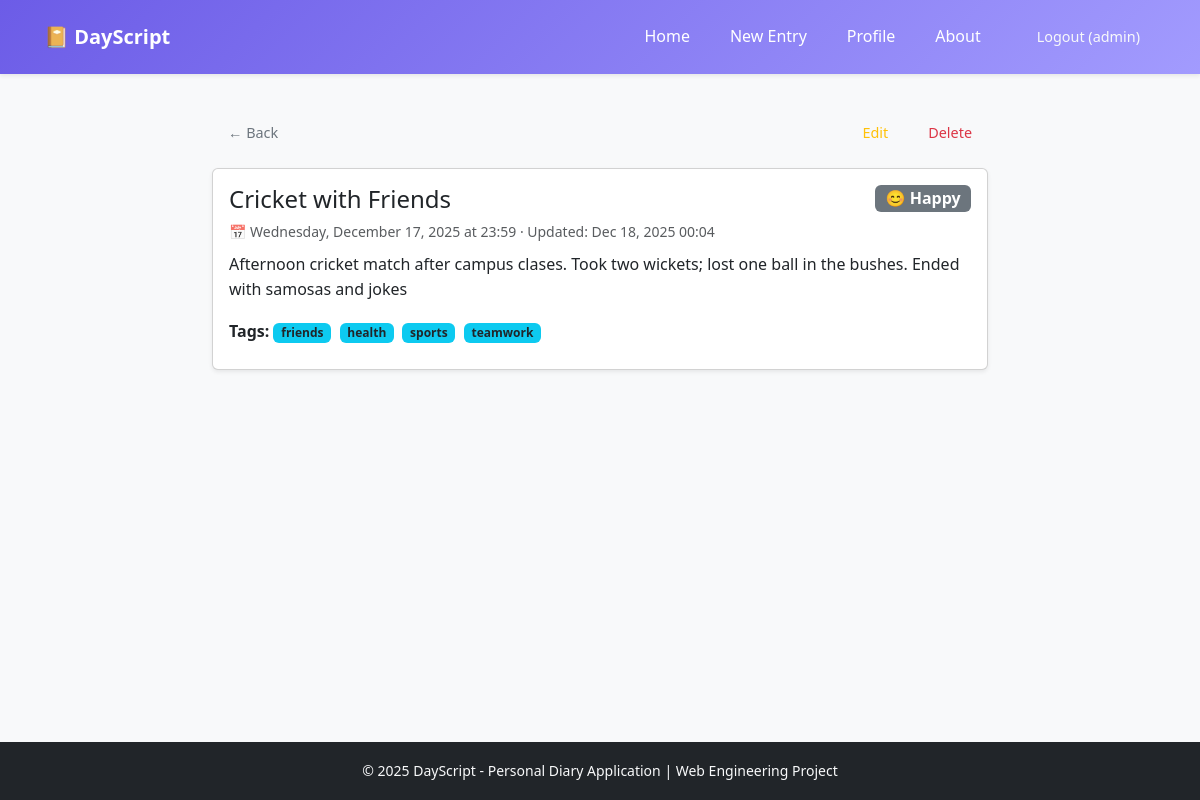
/entry/4/ (signed in), run on the app's committed database.
### diary/models.py (models this page shows, shortened)
class DiaryEntry(models. Model):
    MOOD_CHOICES = [
        ('happy', '😊 Happy'),
        ('sad', '😢 Sad'),
        ('neutral', '😐 Neutral'),
        ('excited', '🎉 Excited'),
        ('anxious', '😰 Anxious'),
        ('grateful', '🙏 Grateful'),
        ('angry', '😠 Angry'),
        ('peaceful', '😌 Peaceful'),
    ]
    user = models.ForeignKey(
        User,
        on_delete=models.CASCADE,
        related_name='diary_entries'
    )
    title = models.CharField(max_length=200)
    content = models.TextField()
    mood = models.CharField(
        max_length=20,
        choices=MOOD_CHOICES,
        default='neutral'
    )
    tags = models.ManyToManyField(
        Tag,
        blank=True,
        related_name='entries'
    )
    created_at = models.DateTimeField(default=timezone.now)
    updated_at = models.DateTimeField(auto_now=True)
    class Meta:
        ordering = ['-created_at']
        verbose_name = 'Diary Entry'
        verbose_name_plural = 'Diary Entries'

class Tag(models.Model):
    name = models.CharField(max_length=50, unique=True)
    created_at = models. DateTimeField(auto_now_add=True)
    class Meta:
        ordering = ['name']
        verbose_name = 'Tag'
        verbose_name_plural = 'Tags'

### diary/views.py (the view)
# urls.py: path('entry/<int:pk>/', views.EntryDetailView.as_view(), name='entry_detail'),
class EntryDetailView(LoginRequiredMixin, UserPassesTestMixin, DetailView):
    model = DiaryEntry
    template_name = 'diary/entry_detail.html'
    context_object_name = 'entry'
    def test_func(self):
        entry = self.get_object()
        return self.request.user == entry.user

### diary/templates/diary/entry_detail.html (shortened to what this page needs)
{% extends 'diary/base.html' %}
{% block content %}
<div class="row justify-content-center">
    <div class="col-lg-8 col-md-10">
        <div class="d-flex justify-content-between align-items-center mb-3">
            <a href="{% url 'home' %}" class="btn btn-outline-secondary btn-sm">← Back</a>
            <div class="d-flex gap-2">
                <a href="{% url 'entry_update' entry.pk %}" class="btn btn-outline-warning btn-sm">Edit</a>
                <a href="{% url 'entry_delete' entry.pk %}" class="btn btn-outline-danger btn-sm">Delete</a>
            </div>
        </div>
        <div class="card shadow-sm">
            <div class="card-body">
                <div class="d-flex justify-content-between align-items-start mb-2">
                    <h1 class="h4 mb-0">{{ entry.title }}</h1>
                    <span class="badge bg-secondary fs-6">{{ entry.get_mood_display }}</span>
                </div>
                <p class="text-muted small mb-2">
                    📅 {{ entry.created_at|date:"l, F d, Y" }} at {{ entry.created_at|time:"H:i" }}
                    {% if entry.updated_at != entry.created_at %}
                        · Updated: {{ entry.updated_at|date:"M d, Y H:i" }}
                    {% endif %}
                </p>
                <div class="mb-3" style="white-space: pre-line;">{{ entry.content }}</div>
                {% if entry.tags.all %}
                <div class="mb-2">
                    <strong>Tags:</strong>
                    {% for tag in entry.tags.all %}
                        <span class="badge bg-info text-dark me-1">{{ tag.name }}</span>
                    {% endfor %}
                </div>
                {% endif %}
            </div>
        </div>
    </div>
</div>
{% endblock %}

### diary/templates/diary/base.html (shortened to what this page needs)
<!DOCTYPE html>
<html lang="en">
<head>
    {% load static %}
    <link href="https://cdn.jsdelivr.net/npm/bootstrap@5.3.3/dist/css/bootstrap.min.css" rel="stylesheet">
    <link rel="stylesheet" href="{% static 'css/style.css' %}">
</head>
<body class="bg-light">
    <nav class="navbar navbar-expand-lg navbar-dark bg-primary shadow-sm">
        <div class="container">
            <a class="navbar-brand fw-bold" href="{% url 'home' %}">📔 DayScript</a>
            <div class="collapse navbar-collapse justify-content-end" id="navbarNav">
                <div class="navbar-nav nav-links">
                    {% if user.is_authenticated %}
                        <a class="nav-link" href="{% url 'home' %}">Home</a>
                        <a class="nav-link" href="{% url 'entry_create' %}">New Entry</a>
                        <a class="nav-link" href="{% url 'profile' %}">Profile</a>
                        <a class="nav-link" href="{% url 'about' %}">About</a>
                        <form action="{% url 'logout' %}" method="post" class="d-inline logout-form ms-2">
                            <button type="submit" class="btn btn-sm btn-outline-light">Logout ({{ user.username }})</button>
                        </form>
                    {% else %}
                        <a class="nav-link" href="{% url 'home' %}">Home</a>
                        <a class="nav-link" href="{% url 'about' %}">About</a>
                        <a class="nav-link" href="{% url 'login' %}">Login</a>
                        <a class="nav-link" href="{% url 'register' %}">Register</a>
                    {% endif %}
                </div>
            </div>
        </div>
    </nav>
    <main class="container my-4">
        {% block content %}{% endblock %}
    </main>
    <footer class="footer bg-dark text-light py-3 mt-auto">
        <div class="container text-center">
            <small>&copy; 2025 DayScript - Personal Diary Application | Web Engineering Project</small>
        </div>
    </footer>
</body>
</html>

### static/css/style.css (style rules this page uses)
:root { --primary-color: #6c5ce7; --primary-dark: #5b4cdb; --secondary-color: #a29bfe; --accent-color: #fd79a8; --success-color: #00b894; --warning-color: #fdcb6e; --danger-color: #d63031; --dark-color: #2d3436; --light-color: #dfe6e9; --white: #ffffff; --background: #f8f9fa; --card-shadow: 0 2px 10px rgba(0, 0, 0, 0.1); --border-radius: 10px; }
* { margin: 0; padding: 0; box-sizing: border-box; }
body { font-family: 'Segoe UI', Tahoma, Geneva, Verdana, sans-serif; background-color: var(--background); color: var(--dark-color); line-height: 1.6; min-height: 100vh; display: flex; flex-direction: column; }
a { text-decoration: none; color: var(--primary-color); }
.navbar { background: linear-gradient(135deg, var(--primary-color), var(--secondary-color)); padding: 1rem 2rem; box-shadow: var(--card-shadow); }
.nav-links { display: flex; gap: 1. 5rem; }
.nav-links a { color: var(--white); font-weight: 500; transition: opacity 0.3s; }
.nav-links { display: flex; gap: 1.5rem; align-items: center; }
.logout-form { display: inline-block; }
.container { max-width: 1200px; margin: 0 auto; }
.btn { display: inline-block; padding: 0.5rem 1rem; border: none; border-radius: 5px; cursor: pointer; font-size: 0.9rem; font-weight: 500; transition: all 0.3s; text-align: center; }
.footer { background: var(--dark-color); color: var(--light-color); text-align: center; padding: 1. 5rem; margin-top: auto; }

### data on the page
DiaryEntry: title "Cricket with Friends", mood "😊 Happy", created_at "Wednesday, December 17, 2025", created_at "23:59", updated_at "Dec 18, 2025 00:04", content "Afternoon cricket match after campus clases. Took two wickets; lost one ball in the bushes. Ended with samosas and jokes"
Tag: name "friends"
Tag: name "health"
Tag: name "sports"
Tag: name "teamwork"

### other printed values
{{ user.username }} "admin"
